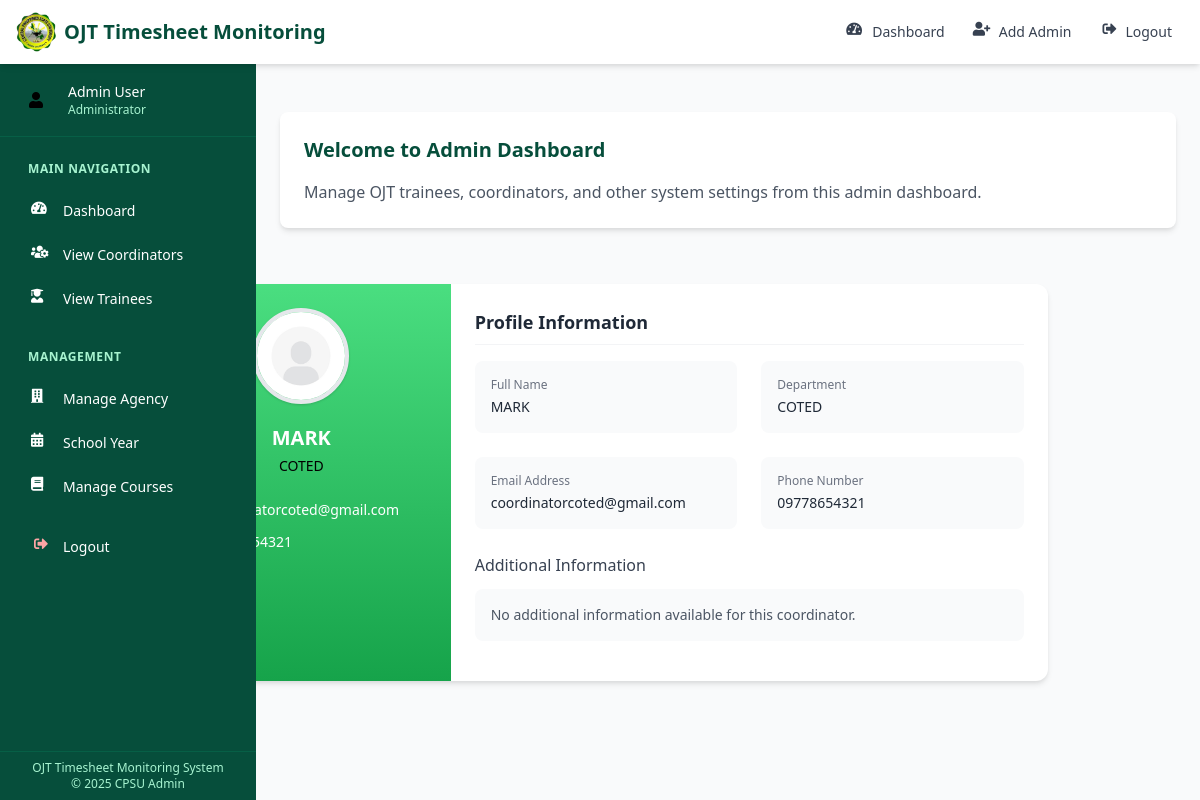
The app's page /dist/dashboard/admindashboard/view_coordinators_profile.php?id=17 (signed in) with its own data.
### tables this page shows
CREATE TABLE `coordinators` (
  `id` int(11) NOT NULL,
  `name` varchar(100) NOT NULL,
  `email` varchar(100) NOT NULL,
  `password` varchar(255) NOT NULL,
  `image` varchar(255) DEFAULT 'uploads/default.jpg',
  `user_role` varchar(255) NOT NULL,
  `department` varchar(100) NOT NULL,
  `phone_number` varchar(15) DEFAULT NULL,
  `department_id` int(11) NOT NULL
);

### dist/dashboard/admindashboard/view_coordinators_profile.php (the view, shortened to what this page needs)
<?php
include '../dbcon.php';
function fetchCoordinatorProfile($coordinatorId)
{
    global $conn;
    $sql = "SELECT coordinators.id, coordinators.name, coordinators.email, coordinators.image,
                   coordinators.phone_number,
                   CASE
                       WHEN coordinators.id = 1 THEN 'University Wide Coordinator'
                       ELSE department.department_name
                   END AS department_name
            FROM coordinators
            LEFT JOIN department ON coordinators.department_id = department.department_id
            WHERE coordinators.id = ?";
    $stmt = $conn->prepare($sql);
    $stmt->bind_param("i", $coordinatorId);
    $stmt->execute();
    $result = $stmt->get_result();
    return $result->fetch_assoc();
}
$coordinatorId = $_GET['id'] ?? 0;
$coordinatorData = fetchCoordinatorProfile($coordinatorId);
$row = $coordinatorData;
?>
<!DOCTYPE html>
<html lang="en">
<head>
    <link href="https://cdn.jsdelivr.net/npm/tailwindcss@2.2.19/dist/tailwind.min.css" rel="stylesheet">
</head>
<body class="bg-gray-50">
    <div class="sticky top-0 z-50 w-full">
        <?php include 'nav/top-nav.php'; ?>
    </div>
    <div class="container mx-auto px-4 py-6 mt-2">
        <div class="max-w-4xl mx-auto">
            <div class="bg-white rounded-xl shadow-md overflow-hidden">
                <div class="flex flex-col lg:flex-row">
                    <div class="w-full lg:w-1/3 bg-green-gradient p-6">
                        <div class="flex flex-col items-center">
                            <div class="relative">
                                <div class="w-24 h-24 mb-3 rounded-full overflow-hidden border-4 border-white/30 shadow">
                                    <img src="<?php echo htmlspecialchars($row['image']); ?>" alt="<?php echo htmlspecialchars($row['name']); ?>" class="object-cover w-full h-full">
                                </div>
                            </div>
                            <h2 class="text-xl font-semibold text-white mt-2"><?php echo htmlspecialchars($row['name']); ?></h2>
                            <p class="text-sm font-medium text-white/90 mt-1"><?php echo htmlspecialchars($row['department_name']); ?></p>
                            <div class="mt-6 w-full text-white">
                                <div class="flex items-center mb-3">
                                    <span class="text-sm break-all"><?php echo htmlspecialchars($row['email'] ?? 'email@example.com'); ?></span>
                                </div>
                                <div class="flex items-center">
                                    <span class="text-sm"><?php echo htmlspecialchars($row['phone_number'] ?? '(555) 123-4567'); ?></span>
                                </div>
                            </div>
                        </div>
                    </div>
                    <div class="w-full lg:w-2/3 p-6">
                        <h3 class="text-lg font-semibold text-gray-800 mb-4 pb-2 border-b border-gray-100">Profile Information</h3>
                        <div class="grid grid-cols-1 md:grid-cols-2 gap-6 mb-6">
                            <div class="bg-gray-50 p-4 rounded-lg">
                                <label class="text-xs text-gray-500 block mb-1">Full Name</label>
                                <p class="text-sm font-medium text-gray-800"><?php echo htmlspecialchars($row['name']); ?></p>
                            </div>
                            <div class="bg-gray-50 p-4 rounded-lg">
                                <label class="text-xs text-gray-500 block mb-1">Department</label>
                                <p class="text-sm font-medium text-gray-800"><?php echo htmlspecialchars($row['department_name']); ?></p>
                            </div>
                            <div class="bg-gray-50 p-4 rounded-lg">
                                <label class="text-xs text-gray-500 block mb-1">Email Address</label>
                                <p class="text-sm font-medium text-gray-800"><?php echo htmlspecialchars($row['email'] ?? 'email@example.com'); ?></p>
                            </div>
                            <div class="bg-gray-50 p-4 rounded-lg">
                                <label class="text-xs text-gray-500 block mb-1">Phone Number</label>
                                <p class="text-sm font-medium text-gray-800"><?php echo htmlspecialchars($row['phone_number'] ?? '(555) 123-4567'); ?></p>
                            </div>
                        </div>
                        <h4 class="text-md font-medium text-gray-700 mb-3">Additional Information</h4>
                        <div class="bg-gray-50 p-4 rounded-lg mb-4">
                            <p class="text-sm text-gray-600">
                                <?php echo htmlspecialchars($row['bio'] ?? 'No additional information available for this coordinator.'); ?>
                            </p>
                        </div>
                    </div>
                </div>
            </div>
        </div>
    </div>
</body>
</html>

### dist/dashboard/admindashboard/view_coordinators_profile.php (style rules this page uses)
:root { --color-green-light: #4ade80; --color-green: #16a34a; --color-green-dark: #15803d; --color-orange-light: #fb923c; --color-orange: #f97316; --color-orange-dark: #ea580c; }
.bg-green-gradient { background: linear-gradient(to bottom, var(--color-green-light), var(--color-green)); }

### dist/dashboard/admindashboard/nav/top-nav.php (style rules this page uses)
:root { --primary-color: #1a543f; --primary-light: #2c7a5d; --primary-dark: #0f3024; --accent-color: #fd7e14; --accent-light: #ff9642; --text-light: #f8f9fa; --text-dark: #212529; }
body { font-family: 'Segoe UI', Tahoma, Geneva, Verdana, sans-serif; }

### records on screen
coordinators: image (placeholder picture), name "MARK", email "coordinatorcoted@gmail.com", phone_number "09778654321"

### other values on screen
$row['department_name'] "COTED"
$row['bio'] "No additional information available for this coordinator."
